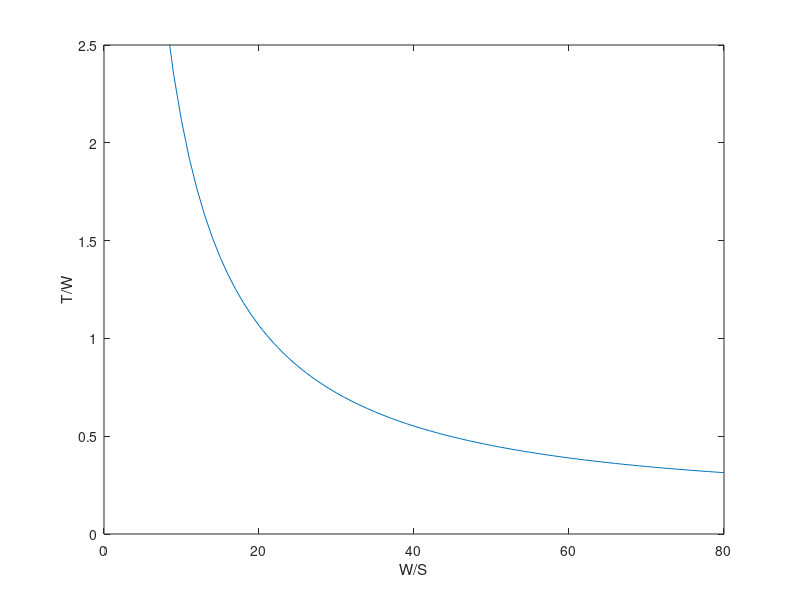

The MATLAB source for this figure: (Note: this script raises an error after producing the figure.)
x = 1:80;
y = (21.065./x)+6.293e-4*x;
plot(x,y)
ylim([0,2.5])
xlabel('W/S')
ylabel('T/W')
hold on
xline(58.996)
legend('T/W fpr Cruise','Stall')
hold off
%%
x = [106,2500,6400,680,22.5,950,5878,1044,2000,1060];
y = [223,6500,20200,934,30,2200,11600,1459,2840,1680];
tb1 = [106,223;2500,6500;6400,20200;680,934;22.5,30;950,2200;5878,11600;1044,1459;2000,2840;1060,1680]
CC=polyfit(log(y),log(x./y),1)
A = CC(1)
B = CC(2)
%%
%Iterative take off weight
A1 = 500;
A2 = 0.8533;
A3 = -1.0954;
Wo = 10500;
e = 3;
dW = 6;
while dW > e
    Wo2 = A1/(A2+A3*(Wo^-0.0949));
    dW = abs(Wo2-Wo);
    Wo = Wo2
end
Wo2
%%
%Graphical take off weight
Wo = 200:2000;
A1 = 500;
A2 = 0.8533;
A3 = -1.0954;
y = Wo - (A1./(A2+A3*(Wo.^-0.0949)));
plot(Wo,y)
%%
%performance sensitivity analysis(PL)
dWpl = 0.5;
Wo = 1613.3
A1 = 500-dWpl/2;
A11 = 500+dWpl/2;
A2 = 0.8533;
A3 = -1.0954;
Wo = A1/(A2+A3*(Wo^-0.0949));
Wo2 = A11/(A2+A3*(Wo^-0.0949));
dWpl = (Wo2-Wo)/dWpl
%%
%performance sensitivity analysis(R)
dR = .5;
Woi = 1613.3;
A1 = 500-dR/2;
A11 = 500+dR/2;
Rc = 1640820;
Rc2 = 1639180;
Cc = 5.556e-4;
LD = 6.312;
Vc = 775.78;
Wac = exp((-Rc2*Cc)/(Vc*LD));
Wst = 1;
Wxo = Wst*Wac;
Wfo = 1.06*(1-Wxo);
A2 = 1-Wfo;
A3 = -exp(0.0911);
Wac2 = exp((-Rc*Cc)/(Vc*LD));
Wxo2 = Wst*Wac2;
Wfo2 = 1.06*(1-Wxo2);
A22 = 1-Wfo2;
Wo = A1/(A2+A3*(Woi^-0.0949));
Wo2 = A11/(A22+A3*(Woi^-0.0949));
dRo = (Wo2-Wo)/1640.42
%%
%performance sensitivity analysis(Cd)
format long
%initial constants
dCo = 2.2e-3; %change in drag coeff
Woi = 1613.3; %initial weight
WSc = 51.327; %wing loading cruise
AR = 8.5; % aspect ratio
e = 0.6; %oswald coeff
q = 268.094; 
Rc = 1640000; %Cruise range
Cc = 5.556e-4;% Cruise spec fuel consump
Vc = 775.7464; %Cruise velocity
A3 = -exp(0.0911);
%Two sides of differential
A1 = 0.022-dCo/2;
A11 = 0.022+dCo/2;

Lac = 1/(((q*A1)/WSc)+(WSc/(q*AR*pi*e)));
Wac = exp((-Rc*Cc)/(Vc*Lac));
Wst = 1;
Wxo = Wst*Wac;
Wfo = 1.06*(1-Wxo)
A2 = 1-Wfo

Lac2 = 1/(((q*A11)/WSc)+(WSc/(q*AR*pi*e)))
Wac2 = exp((-Rc*Cc)/(Vc*Lac2))
Wxo2 = Wst*Wac2;
Wfo2 = 1.06*(1-Wxo2);
A22 = 1-Wfo2;

Wo = 500/(A2+A3*(Woi^-0.0949))
Wo2 = 500/(A22+A3*(Woi^-0.0949));

dCd = (Wo2-Wo)/dCo